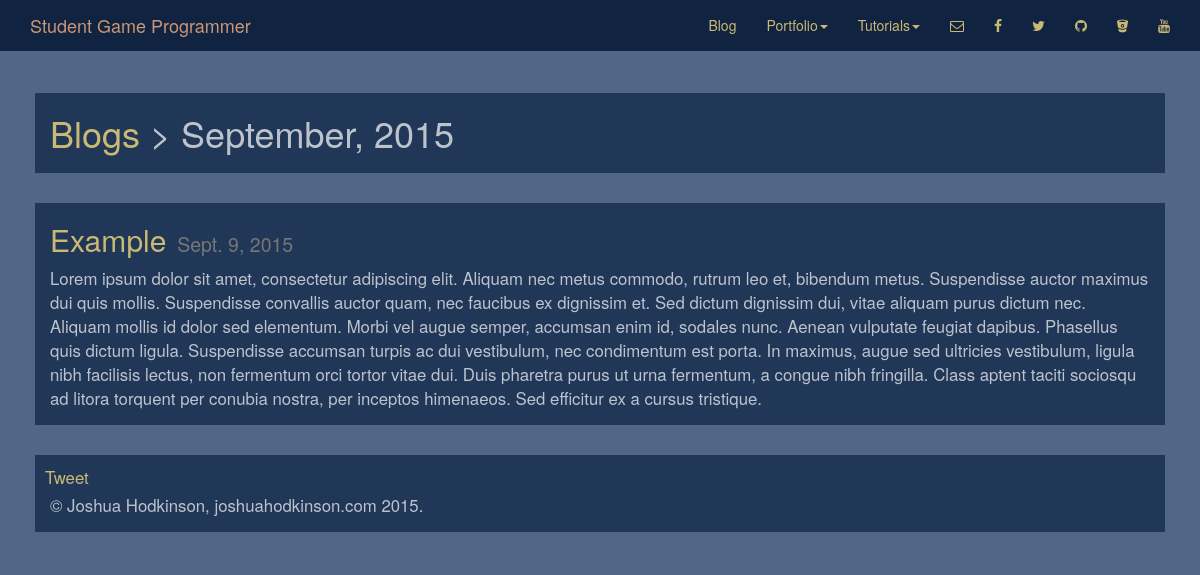
Page /blog/date/2015/9/ on the earlier database version.
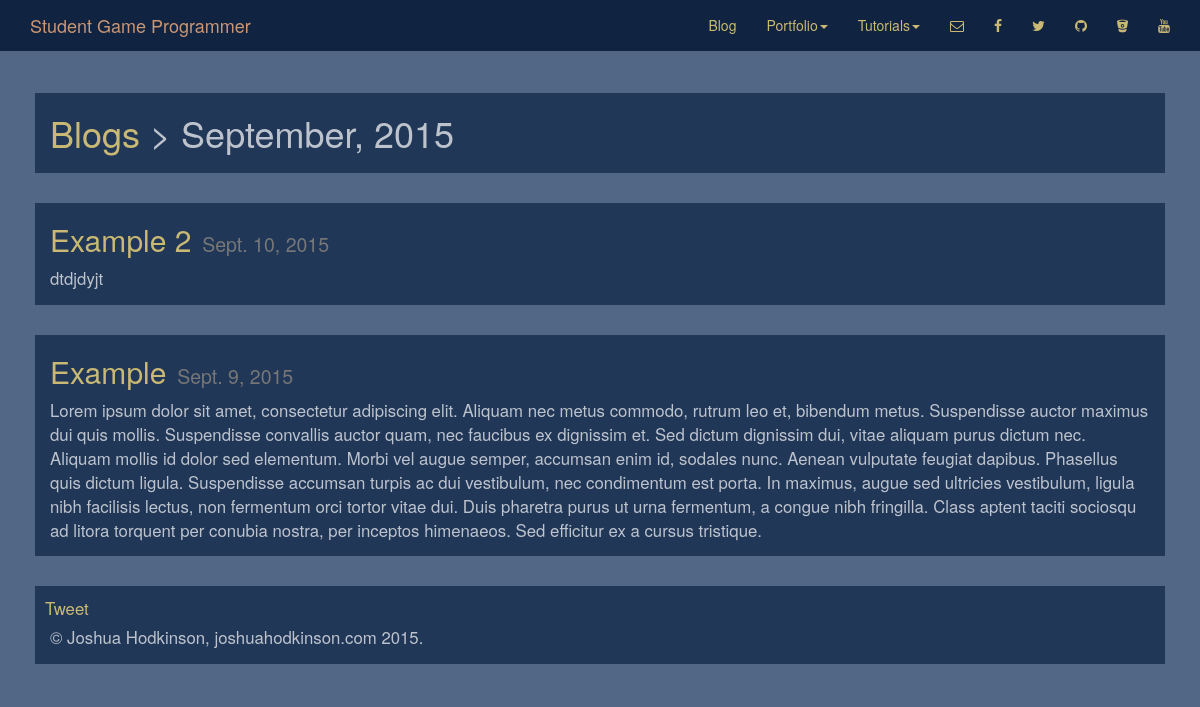
Same page on the later database version.
### blog/models.py (models this page shows, shortened)
class Blog(models.Model):
	title = models.CharField(max_length=50)
	slug = models.SlugField(max_length=50, unique=True)
	body = models.TextField()
	posted = models.DateField(auto_now_add=True)
	category = models.ForeignKey('blog.Category', blank=True, null=True)
	tags = models.ManyToManyField('blog.Tag')
	@permalink
	def get_absolute_url(self):
		return ('blog-post', None, {'slug':self.slug, 'id':self.id,})
	class Meta:
		verbose_name = "Post"
		verbose_name_plural = "Posts"
		ordering = ["-posted"]

### blog/views.py (the view)
# urls.py: url(r'^date/(?P<year>[0-9]{4})/(?P<month>[0-9])/$', 'blog.views.dates', name='blog-date'),
def dates(request, year, month):
	collection = Blog.objects.filter(posted__year=year, posted__month=month)
	return render(request, "blog/list.html", {
			'title' : month_name[int(month)] + ", " + year,
			'list' : collection,
			'posts' : collection
		})

### blog/templates/blog/list.html (shortened to what this page needs)
{% extends "base.html"%}
{% load staticfiles %}
{% load  markdown_deux_tags %}
{% block content%}
	<div class="container" style="margin-top: 78px;">
		<div class="row content">
			<H1><a href="{% url 'blog' %}">Blogs</a> > {{title}}</H1>
		</div>
		<div class="row">
			{% if posts %}
				{% for post in posts %}
					<div class="col-xs-12">
						<div class="content">
							<h2><a href="{{post.get_absolute_url}}" style="color:#cab974;">{{post.title}}</a><small>&nbsp;&nbsp;{{post.posted}}</small></h2>
							<p>{{post.body|markdown}}</p>
						</div>
					</div>
				{% endfor %}
			{% endif %}
		</div>
	</div>
{% endblock %}

Differences in the rows shown:
added Blog: title "Example 2", posted "Sept. 10, 2015", body "dtdjdyjt"
